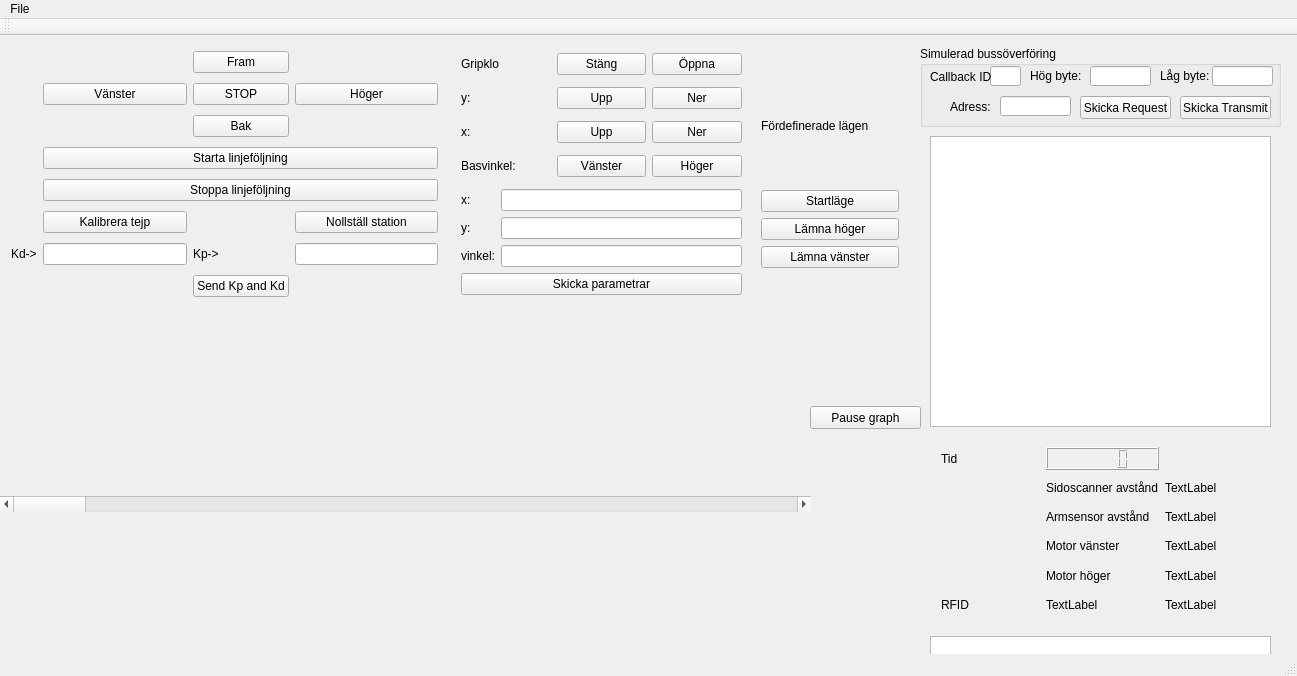
<?xml version="1.0" encoding="UTF-8"?>
<ui version="4.0">
 <class>MainWindow</class>
 <widget class="QMainWindow" name="MainWindow">
  <property name="geometry">
   <rect>
    <x>0</x>
    <y>0</y>
    <width>1297</width>
    <height>676</height>
   </rect>
  </property>
  <property name="windowTitle">
   <string>MainWindow</string>
  </property>
  <widget class="QWidget" name="centralWidget">
   <widget class="QWidget" name="gridLayoutWidget">
    <property name="geometry">
     <rect>
      <x>0</x>
      <y>0</y>
      <width>449</width>
      <height>277</height>
     </rect>
    </property>
    <layout class="QGridLayout" name="gridLayout_chassi">
     <item row="1" column="3">
      <widget class="QPushButton" name="pushButton_right">
       <property name="text">
        <string>Höger</string>
       </property>
      </widget>
     </item>
     <item row="7" column="3">
      <widget class="QLineEdit" name="lineEdit_Kp"/>
     </item>
     <item row="7" column="2">
      <widget class="QLabel" name="label_2">
       <property name="frameShape">
        <enum>QFrame::NoFrame</enum>
       </property>
       <property name="text">
        <string>Kp-&gt;</string>
       </property>
      </widget>
     </item>
     <item row="4" column="1" colspan="3">
      <widget class="QPushButton" name="pushButton_stop_line">
       <property name="text">
        <string>Stoppa linjeföljning</string>
       </property>
      </widget>
     </item>
     <item row="3" column="1" colspan="3">
      <widget class="QPushButton" name="pushButton_start_line">
       <property name="text">
        <string>Starta linjeföljning</string>
       </property>
      </widget>
     </item>
     <item row="0" column="2">
      <widget class="QPushButton" name="pushButton_forward">
       <property name="text">
        <string>Fram</string>
       </property>
       <property name="autoDefault">
        <bool>false</bool>
       </property>
      </widget>
     </item>
     <item row="2" column="2">
      <widget class="QPushButton" name="pushButton_back">
       <property name="text">
        <string>Bak</string>
       </property>
      </widget>
     </item>
     <item row="1" column="1">
      <widget class="QPushButton" name="pushButton_left">
       <property name="text">
        <string>Vänster</string>
       </property>
      </widget>
     </item>
     <item row="5" column="3">
      <widget class="QPushButton" name="pushButton_calibrate_floor">
       <property name="text">
        <string>Nollställ station</string>
       </property>
      </widget>
     </item>
     <item row="7" column="0">
      <widget class="QLabel" name="label_3">
       <property name="text">
        <string>Kd-&gt;</string>
       </property>
      </widget>
     </item>
     <item row="7" column="1">
      <widget class="QLineEdit" name="lineEdit_Kd"/>
     </item>
     <item row="8" column="2">
      <widget class="QPushButton" name="pushButton_send_param">
       <property name="text">
        <string>Send Kp and Kd</string>
       </property>
      </widget>
     </item>
     <item row="1" column="2">
      <widget class="QPushButton" name="pushButton_stop">
       <property name="text">
        <string>STOP</string>
       </property>
      </widget>
     </item>
     <item row="5" column="1">
      <widget class="QPushButton" name="pushButton_calibrate_tape">
       <property name="text">
        <string>Kalibrera tejp</string>
       </property>
      </widget>
     </item>
    </layout>
   </widget>
   <widget class="QWidget" name="gridLayoutWidget_2">
    <property name="geometry">
     <rect>
      <x>930</x>
      <y>400</y>
      <width>345</width>
      <height>191</height>
     </rect>
    </property>
    <layout class="QGridLayout" name="gridLayout_2">
     <item row="5" column="2">
      <widget class="QLabel" name="label_engine_right">
       <property name="text">
        <string>TextLabel</string>
       </property>
      </widget>
     </item>
     <item row="4" column="1">
      <widget class="QLabel" name="label_6">
       <property name="text">
        <string>Motor vänster</string>
       </property>
      </widget>
     </item>
     <item row="3" column="2">
      <widget class="QLabel" name="label_arm_length">
       <property name="text">
        <string>TextLabel</string>
       </property>
      </widget>
     </item>
     <item row="4" column="2">
      <widget class="QLabel" name="label_engine_left">
       <property name="text">
        <string>TextLabel</string>
       </property>
      </widget>
     </item>
     <item row="5" column="1">
      <widget class="QLabel" name="label_7">
       <property name="text">
        <string>Motor höger</string>
       </property>
      </widget>
     </item>
     <item row="7" column="0">
      <widget class="QLabel" name="label_5">
       <property name="text">
        <string>RFID</string>
       </property>
      </widget>
     </item>
     <item row="7" column="1">
      <widget class="QLabel" name="label_RFID">
       <property name="text">
        <string>TextLabel</string>
       </property>
      </widget>
     </item>
     <item row="3" column="1">
      <widget class="QLabel" name="label_8">
       <property name="text">
        <string>Armsensor avstånd</string>
       </property>
      </widget>
     </item>
     <item row="2" column="2">
      <widget class="QLabel" name="label_sido_length">
       <property name="text">
        <string>TextLabel</string>
       </property>
      </widget>
     </item>
     <item row="7" column="2">
      <widget class="QLabel" name="label_RFID_time">
       <property name="text">
        <string>TextLabel</string>
       </property>
      </widget>
     </item>
     <item row="2" column="1">
      <widget class="QLabel" name="label_9">
       <property name="text">
        <string>Sidoscanner avstånd</string>
       </property>
      </widget>
     </item>
     <item row="1" column="0">
      <widget class="QLabel" name="label">
       <property name="text">
        <string>Tid</string>
       </property>
      </widget>
     </item>
     <item row="1" column="1">
      <widget class="QLCDNumber" name="lcdTimer"/>
     </item>
    </layout>
   </widget>
   <widget class="QWidget" name="gridLayoutWidget_3">
    <property name="geometry">
     <rect>
      <x>450</x>
      <y>0</y>
      <width>303</width>
      <height>281</height>
     </rect>
    </property>
    <layout class="QGridLayout" name="gridLayout_3">
     <item row="4" column="1" colspan="3">
      <layout class="QGridLayout" name="gridLayout">
       <item row="1" column="1">
        <widget class="QLineEdit" name="lineEdit_y_cord"/>
       </item>
       <item row="2" column="1">
        <widget class="QLineEdit" name="lineEdit_angle"/>
       </item>
       <item row="0" column="1">
        <widget class="QLineEdit" name="lineEdit_x_cord"/>
       </item>
       <item row="0" column="0">
        <widget class="QLabel" name="label_4">
         <property name="text">
          <string>x:</string>
         </property>
        </widget>
       </item>
       <item row="1" column="0">
        <widget class="QLabel" name="label_16">
         <property name="text">
          <string>y:</string>
         </property>
        </widget>
       </item>
       <item row="2" column="0">
        <widget class="QLabel" name="label_17">
         <property name="text">
          <string>vinkel:</string>
         </property>
        </widget>
       </item>
       <item row="3" column="0" colspan="2">
        <widget class="QPushButton" name="pushButton_send_arm_pos">
         <property name="text">
          <string>Skicka parametrar</string>
         </property>
        </widget>
       </item>
      </layout>
     </item>
     <item row="3" column="3">
      <widget class="QPushButton" name="pushButton_base_right">
       <property name="text">
        <string>Höger</string>
       </property>
      </widget>
     </item>
     <item row="1" column="3">
      <widget class="QPushButton" name="pushButton_y_down">
       <property name="text">
        <string>Ner</string>
       </property>
      </widget>
     </item>
     <item row="0" column="3">
      <widget class="QPushButton" name="pushButton_open_gripper">
       <property name="text">
        <string>Öppna</string>
       </property>
      </widget>
     </item>
     <item row="1" column="2">
      <widget class="QPushButton" name="pushButton_y_upp">
       <property name="text">
        <string>Upp</string>
       </property>
      </widget>
     </item>
     <item row="3" column="2">
      <widget class="QPushButton" name="pushButton_base_left">
       <property name="text">
        <string>Vänster</string>
       </property>
      </widget>
     </item>
     <item row="3" column="1">
      <widget class="QLabel" name="label_14">
       <property name="text">
        <string>Basvinkel:</string>
       </property>
      </widget>
     </item>
     <item row="1" column="1">
      <widget class="QLabel" name="label_13">
       <property name="text">
        <string>y:</string>
       </property>
      </widget>
     </item>
     <item row="0" column="1">
      <widget class="QLabel" name="label_10">
       <property name="text">
        <string>Gripklo</string>
       </property>
      </widget>
     </item>
     <item row="0" column="2">
      <widget class="QPushButton" name="pushButton_close_gripper">
       <property name="text">
        <string>Stäng</string>
       </property>
      </widget>
     </item>
     <item row="2" column="2">
      <widget class="QPushButton" name="pushButton_x_up">
       <property name="text">
        <string>Upp</string>
       </property>
      </widget>
     </item>
     <item row="2" column="3">
      <widget class="QPushButton" name="pushButton_x_down">
       <property name="text">
        <string>Ner</string>
       </property>
      </widget>
     </item>
     <item row="2" column="1">
      <widget class="QLabel" name="label_11">
       <property name="text">
        <string>x:</string>
       </property>
      </widget>
     </item>
    </layout>
   </widget>
   <widget class="QWidget" name="verticalLayoutWidget">
    <property name="geometry">
     <rect>
      <x>750</x>
      <y>20</y>
      <width>160</width>
      <height>223</height>
     </rect>
    </property>
    <layout class="QVBoxLayout" name="verticalLayout">
     <item>
      <widget class="QLabel" name="label_15">
       <property name="text">
        <string>Fördefinerade lägen</string>
       </property>
      </widget>
     </item>
     <item>
      <widget class="QPushButton" name="pushButton_start_position_arm">
       <property name="text">
        <string>Startläge</string>
       </property>
      </widget>
     </item>
     <item>
      <widget class="QPushButton" name="pushButton_put_down_right">
       <property name="text">
        <string>Lämna höger</string>
       </property>
      </widget>
     </item>
     <item>
      <widget class="QPushButton" name="pushButton_put_down_left">
       <property name="text">
        <string>Lämna vänster</string>
       </property>
      </widget>
     </item>
    </layout>
   </widget>
   <widget class="QListWidget" name="listWidget_log">
    <property name="geometry">
     <rect>
      <x>930</x>
      <y>100</y>
      <width>341</width>
      <height>291</height>
     </rect>
    </property>
   </widget>
   <widget class="QCustomPlot" name="plot_steering" native="true">
    <property name="geometry">
     <rect>
      <x>0</x>
      <y>280</y>
      <width>811</width>
      <height>181</height>
     </rect>
    </property>
    <property name="mouseTracking">
     <bool>true</bool>
    </property>
   </widget>
   <widget class="QScrollBar" name="horizontalScrollBar_graphs">
    <property name="geometry">
     <rect>
      <x>0</x>
      <y>460</y>
      <width>811</width>
      <height>16</height>
     </rect>
    </property>
    <property name="orientation">
     <enum>Qt::Horizontal</enum>
    </property>
   </widget>
   <widget class="QGraphicsView" name="graphicsView_linesensor">
    <property name="geometry">
     <rect>
      <x>930</x>
      <y>600</y>
      <width>341</width>
      <height>31</height>
     </rect>
    </property>
   </widget>
   <widget class="QPushButton" name="pushButton_pause_graph">
    <property name="geometry">
     <rect>
      <x>810</x>
      <y>370</y>
      <width>111</width>
      <height>23</height>
     </rect>
    </property>
    <property name="text">
     <string>Pause graph</string>
    </property>
   </widget>
   <widget class="QGroupBox" name="groupBox">
    <property name="geometry">
     <rect>
      <x>920</x>
      <y>10</y>
      <width>361</width>
      <height>81</height>
     </rect>
    </property>
    <property name="title">
     <string>Simulerad bussöverföring</string>
    </property>
    <widget class="QLabel" name="label_21">
     <property name="geometry">
      <rect>
       <x>240</x>
       <y>20</y>
       <width>51</width>
       <height>20</height>
      </rect>
     </property>
     <property name="text">
      <string>Låg byte:</string>
     </property>
    </widget>
    <widget class="QPushButton" name="transmit_button">
     <property name="geometry">
      <rect>
       <x>260</x>
       <y>50</y>
       <width>91</width>
       <height>23</height>
      </rect>
     </property>
     <property name="text">
      <string>Skicka Transmit</string>
     </property>
    </widget>
    <widget class="QLineEdit" name="callback_lineEdit">
     <property name="geometry">
      <rect>
       <x>70</x>
       <y>20</y>
       <width>31</width>
       <height>20</height>
      </rect>
     </property>
     <property name="text">
      <string/>
     </property>
    </widget>
    <widget class="QLabel" name="label_20">
     <property name="geometry">
      <rect>
       <x>110</x>
       <y>20</y>
       <width>51</width>
       <height>20</height>
      </rect>
     </property>
     <property name="text">
      <string>Hög byte:</string>
     </property>
    </widget>
    <widget class="QLineEdit" name="highByte_lineEdit">
     <property name="geometry">
      <rect>
       <x>170</x>
       <y>20</y>
       <width>61</width>
       <height>20</height>
      </rect>
     </property>
    </widget>
    <widget class="QPushButton" name="request_button">
     <property name="geometry">
      <rect>
       <x>160</x>
       <y>50</y>
       <width>91</width>
       <height>23</height>
      </rect>
     </property>
     <property name="text">
      <string>Skicka Request</string>
     </property>
    </widget>
    <widget class="QLabel" name="label_19">
     <property name="geometry">
      <rect>
       <x>10</x>
       <y>20</y>
       <width>61</width>
       <height>21</height>
      </rect>
     </property>
     <property name="text">
      <string>Callback ID:</string>
     </property>
    </widget>
    <widget class="QLabel" name="label_18">
     <property name="geometry">
      <rect>
       <x>30</x>
       <y>50</y>
       <width>46</width>
       <height>21</height>
      </rect>
     </property>
     <property name="text">
      <string>Adress:</string>
     </property>
    </widget>
    <widget class="QLineEdit" name="lowByte_lineEdit">
     <property name="geometry">
      <rect>
       <x>292</x>
       <y>20</y>
       <width>61</width>
       <height>20</height>
      </rect>
     </property>
    </widget>
    <widget class="QLineEdit" name="address_lineEdit">
     <property name="geometry">
      <rect>
       <x>80</x>
       <y>50</y>
       <width>71</width>
       <height>20</height>
      </rect>
     </property>
    </widget>
   </widget>
   <widget class="QCustomPlot" name="plot_sensor" native="true">
    <property name="geometry">
     <rect>
      <x>-1</x>
      <y>479</y>
      <width>811</width>
      <height>141</height>
     </rect>
    </property>
   </widget>
  </widget>
  <widget class="QMenuBar" name="menuBar">
   <property name="geometry">
    <rect>
     <x>0</x>
     <y>0</y>
     <width>1297</width>
     <height>22</height>
    </rect>
   </property>
   <widget class="QMenu" name="menuFile">
    <property name="title">
     <string>File</string>
    </property>
    <addaction name="connect_action"/>
    <addaction name="actionDisconnect"/>
   </widget>
   <addaction name="menuFile"/>
  </widget>
  <widget class="QToolBar" name="mainToolBar">
   <attribute name="toolBarArea">
    <enum>TopToolBarArea</enum>
   </attribute>
   <attribute name="toolBarBreak">
    <bool>false</bool>
   </attribute>
  </widget>
  <widget class="QStatusBar" name="statusBar"/>
  <action name="connect_action">
   <property name="checkable">
    <bool>false</bool>
   </property>
   <property name="text">
    <string>Connect</string>
   </property>
  </action>
  <action name="actionDisconnect">
   <property name="text">
    <string>Disconnect</string>
   </property>
  </action>
  <action name="actionRequest">
   <property name="text">
    <string>Request</string>
   </property>
  </action>
  <action name="actionTransmit">
   <property name="text">
    <string>Transmit</string>
   </property>
  </action>
 </widget>
 <layoutdefault spacing="6" margin="11"/>
 <customwidgets>
  <customwidget>
   <class>QCustomPlot</class>
   <extends>QWidget</extends>
   <header>qcustomplot.h</header>
   <container>1</container>
   <slots>
    <signal>signal1()</signal>
   </slots>
  </customwidget>
 </customwidgets>
 <tabstops>
  <tabstop>pushButton_forward</tabstop>
  <tabstop>pushButton_left</tabstop>
  <tabstop>pushButton_stop</tabstop>
  <tabstop>pushButton_right</tabstop>
  <tabstop>pushButton_back</tabstop>
  <tabstop>pushButton_start_line</tabstop>
  <tabstop>pushButton_stop_line</tabstop>
  <tabstop>pushButton_calibrate_tape</tabstop>
  <tabstop>pushButton_calibrate_floor</tabstop>
  <tabstop>lineEdit_Kd</tabstop>
  <tabstop>lineEdit_Kp</tabstop>
  <tabstop>pushButton_send_param</tabstop>
  <tabstop>pushButton_close_gripper</tabstop>
  <tabstop>pushButton_open_gripper</tabstop>
  <tabstop>pushButton_y_upp</tabstop>
  <tabstop>pushButton_y_down</tabstop>
  <tabstop>pushButton_base_left</tabstop>
  <tabstop>pushButton_base_right</tabstop>
  <tabstop>pushButton_start_position_arm</tabstop>
  <tabstop>pushButton_put_down_right</tabstop>
  <tabstop>pushButton_put_down_left</tabstop>
  <tabstop>listWidget_log</tabstop>
 </tabstops>
 <resources/>
 <connections/>
</ui>
